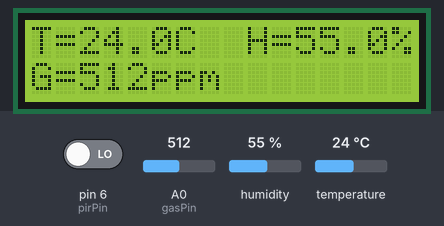
This sketch was run on a simulated Arduino Uno, built with avr-gcc and run on an emulated ATmega328P. Shown: 16×2 character LCD. Inputs (shaded band) come from the test bench; at power-on: A0 (gasPin) = 512, pin 6 (pirPin) LOW, humidity 55 %, temperature 24 °C. The modem accepts every AT command (registered, SIM ready, sends succeed) and sends nothing else; what the sketch prints to the serial monitor is not drawn.

Above: at 9.3 s.
9.4 s: A0 (gasPin) set to 986
At 15.1 s:
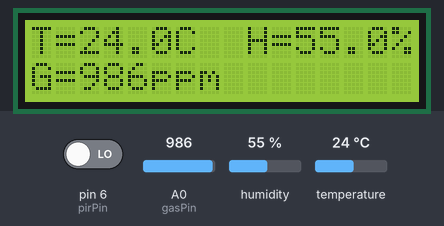
15.9 s: A0 (gasPin) set to 1008
At 21.4 s:
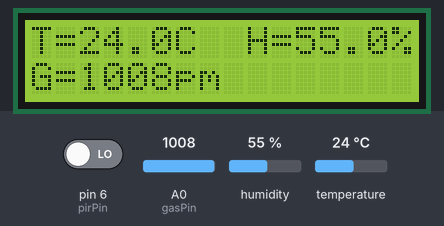
22.2 s: pin 6 (pirPin) driven HIGH
At 27.8 s:
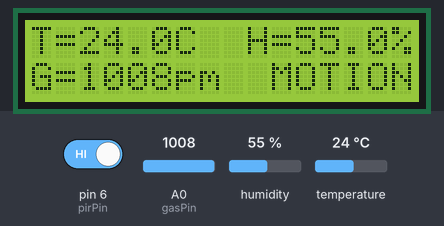
28.4 s: humidity set to 22 %
At 34.1 s:
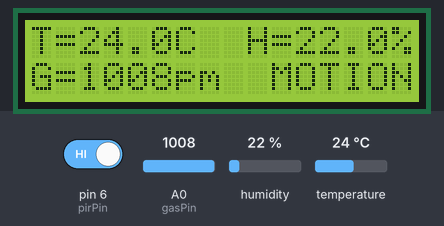
34.7 s: temperature set to 12 °C
At 40.4 s:
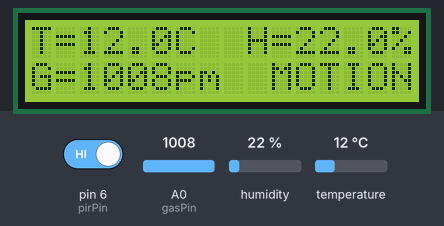
41.0 s: pin 6 (pirPin) driven LOW
At 46.8 s:
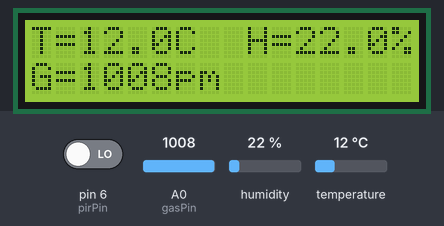
Timing chart, 0 to 48.3 s (numbered marks = the images above; inputs shaded):
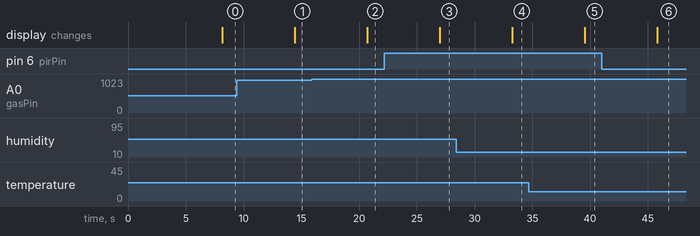

The sketch:

Healthbox.ino
```cpp
/*-----------------------------------------------------------------------------------------------------------------
 *
 * University of Macedonia: Department of Applied Informatics
 * Academic year: 2016-2017
 *
 * This code is part of a completed academic project called: Healthbox(R)
 * Its purpose is to dispsay the capabilities of the IoT platform while making a unique and functional product that can be usefull to the user
 * This code runs on a Arduino Uno Board and it manages all of the devices functions.
 * The whole project was orchestrated by professor Konstantinos E. Psannis (kpsannis@uom.gr)
 * For questions about the code for future developers you can contact the lead software engineer -> it1456@uom.edu.gr
 *
 * -----------------------------------------------------------------------------------------------------------------
 */


// !Note: This code contains an constant to char compiler error that does NOT affect its functionality.

#include <LiquidCrystal.h>                                                                     //LCD screen library import
#include <SoftwareSerial.h>                                                                    //Serial port library import
#include <DHT.h>                                                                               //Temp/Hum library import

SoftwareSerial espSerial =  SoftwareSerial(7,8);                                               //Wifi shield pin declaration RX -> pin 7 , TX -> pin 8
LiquidCrystal lcd(12, 11, 5, 4, 3, 2);                                                         //LCD screen pin declaration
#define DHTPIN 9                                                                               //Temp/Hum sensor pin/type decleration
#define DHTTYPE DHT22
DHT dht(DHTPIN, DHTTYPE);
const int gasPin = A0;                                                                         //GAS sensor analog pin declaration
int pirPin = 6;                                                                                //Motion sensor pin declaration


String apiKey = "******DND19S";                                                            //Channel's thingspeak WRITE API key

String ssid=" name ";                                                                          // Wifi network SSID
String password =" password ";                                                                 // Wifi network password

boolean DEBUG=true;

//======================================================================== Wifi Shield responce function

void showResponce(int waitTime){
    long t=millis();
    char c;
    while (t+waitTime>millis()){
      if (espSerial.available()){
        c=espSerial.read();
        if (DEBUG) Serial.print(c);
      }
    }

}

//======================================================================== Function that sends sensor data to thingSpeaks database

boolean thingSpeakWrite(float value1, float value2, int value3, int value4){
  String cmd = "AT+CIPSTART=\"TCP\",\"";                  // TCP connection
  cmd += "184.106.153.149";                               // api.thingspeak.com
  cmd += "\",80";
  espSerial.println(cmd);
  if (DEBUG) Serial.println(cmd);
  if(espSerial.find("Error")){
    if (DEBUG) Serial.println("AT+CIPSTART error");
    return false;
  }


  String getStr = "GET /update?api_key=";   // prepare GET string
  getStr += apiKey;

  getStr +="&field1=";
  getStr += String(value1);
  getStr +="&field2=";
  getStr += String(value2);
  getStr +="&field3=";
  getStr += String(value3);
  getStr +="&field4=";
  getStr += String(value4);

  getStr += "\r\n\r\n";

  // send data length
  cmd = "AT+CIPSEND=";
  cmd += String(getStr.length());
  espSerial.println(cmd);
  if (DEBUG)  Serial.println(cmd);

  delay(100);
  if(espSerial.find(">")){
    espSerial.print(getStr);
    if (DEBUG)  Serial.print(getStr);
  }
  else{
    espSerial.println("AT+CIPCLOSE");
    // alert user
    if (DEBUG)   Serial.println("AT+CIPCLOSE");
    return false;
  }
  return true;
}

//================================================================================ Setup function

void setup() {

  lcd.begin(16, 2);

  lcd.setCursor(0,0);                                                                                                 //LCD screen permanent data initialization
  lcd.print("T=");
  lcd.setCursor(9,0);
  lcd.print("H=");


  lcd.setCursor(6,0);
  lcd.print("C");
  lcd.setCursor(15,0);
  lcd.print("%");

  lcd.setCursor(0,1);
  lcd.print("G=");
  lcd.setCursor(5,1);
  lcd.print("ppm");

  DEBUG=true;

  Serial.begin(9600);

  dht.begin();

  espSerial.begin(9600);                                                                                              //enable software serial

  espSerial.println("AT+UART_CUR=9600,8,1,0,0");
  showResponce(1000);

  espSerial.println("AT+RST");                                                                                        //reset esp8266
  showResponce(1000);

  espSerial.println("AT+CWMODE=1");                                                                                   //set esp8266 as client
  showResponce(1000);

  espSerial.println("AT+CWJAP=\""+ssid+"\",\""+password+"\"");
  showResponce(5000);

   if (DEBUG)  Serial.println("Setup completed");
}


// ====================================================================== Looping ---> Collects sensor data, prints them on screen, sends data to thingSpeak

void loop() {

                                                                                       // Read sensor values
   float t = dht.readTemperature();
   float h = dht.readHumidity();
   int   g = analogRead(gasPin);
   int   m = digitalRead(pirPin);


   lcd.setCursor(2,0);
   lcd.print(t, 1);
   lcd.setCursor(11,0);
   lcd.print(h, 1);
   lcd.setCursor(2,1);
   lcd.print(g);

   if(m == 1)
   {
    lcd.setCursor(10, 1);
    lcd.print("MOTION");
   }else{
     lcd.setCursor(10, 1);
     lcd.print("      ");
        }


        if (isnan(t) || isnan(h)) {
        if (DEBUG) Serial.println("Failed to read from DHT");
      }
      else {
          if (DEBUG) Serial.println("Temp="+String(t)+" *C");
          if (DEBUG) Serial.println("Humidity="+String(h)+" %");
          if (DEBUG) Serial.println("Gas="+String(g)+" ppm");
          if (DEBUG) Serial.println("Motion="+String(m));
           thingSpeakWrite(t,h,g,m);                                                      // Write values to thingspeak
      }


  delay(5000);
}
```

Measured:
- the behaviour switches between 999 and 1000 on A0 (gasPin) (found by bisection; images 1 and 2)
- after the input at 9.4 s, the display: changes after 5.0 s (image 1)
- after the input at 15.9 s, the display: changes after 4.8 s (image 2)
- after the input at 22.2 s, the display: changes after 4.8 s (image 3)
- after the input at 28.4 s, the display: changes after 4.9 s (image 4)
- after the input at 34.7 s, the display: changes after 4.8 s (image 5)
- after the input at 41.0 s, the display: changes after 4.8 s (image 6)
